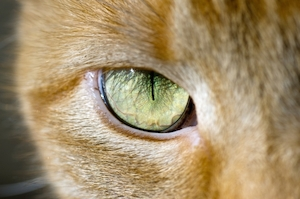
#> input picture demosaic/data/cat.jpg, 300 x 199 px, found by its file name
$ python convolve2d.py
#> lines starting #> are read from the running program, lines starting #| are printed output that depends on the picture
import numpy as np
import matplotlib.pyplot as plt
from PIL import Image
from scipy.signal import convolve2d

img = Image.open('cat.jpg').convert('L')
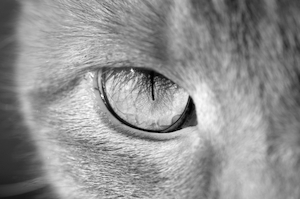
#> img: PIL image 300x199 L; min 0, max 253, mean 145.1
img = np.array(img, dtype=float)
#> img: shape (199, 300) float64

# Kernel for gradient in X direction
horizontal_prewitt = np.array([[-1, 0, 1],
                               [-1, 0, 1],
                               [-1, 0, 1]])

# Kernel for gradient in Y direction
vertical_prewitt = np.array([[1, 1, 1],
                             [0, 0, 0],
                             [-1, -1, -1]])

# 5x5 Kernel (5x5 of ones then divide by 25 to average)
average_grid = np.ones((5,5), dtype=float)/25

horizontal_grad = convolve2d(img, horizontal_prewitt, boundary='symm', mode='same')
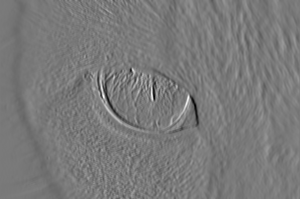
#> horizontal_grad: shape (199, 300) float64; min -508, max 551, mean -0.7; drawn with min black and max white
vertical_grad = convolve2d(img, vertical_prewitt, boundary='symm', mode='same')
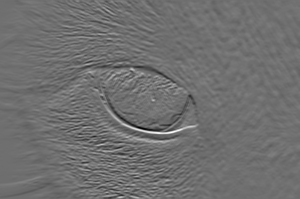
#> vertical_grad: shape (199, 300) float64; min -491, max 628, mean 0.5; drawn with min black and max white
average_grad = convolve2d(img, average_grid, boundary='symm', mode='same')
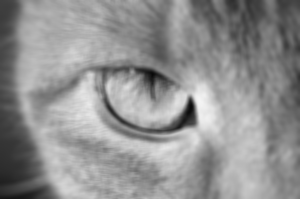
#> average_grad: shape (199, 300) float64; min 8.88, max 244.4, mean 145.1

plt.figure(figsize=(12,4))

plt.subplot(1,3,1)
plt.imshow(horizontal_grad, cmap='gray')
plt.title('Gradient along X')

plt.subplot(1,3,2)
plt.imshow(vertical_grad, cmap='gray')
plt.title('Gradient along Y')

plt.subplot(1,3,3)
plt.imshow(average_grad, cmap='gray')
plt.title('5x5 Average Filter')

plt.tight_layout()
plt.show()

$ run again, with demosaic/data/squirrel.jpg copied over demosaic/data/cat.jpg
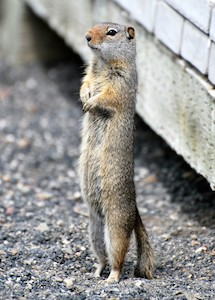
#> input picture demosaic/data/squirrel.jpg, 215 x 300 px, found by its file name
#> `vertical_grad = convolve2d(img, vertical_prewitt, boundary='symm', mod..`:
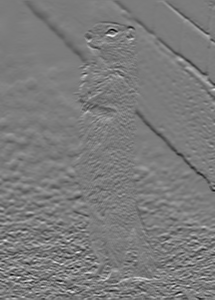
#> vertical_grad: shape (300, 215) float64; min -697, max 738, mean -1.2; drawn with min black and max white
#> `average_grad = convolve2d(img, average_grid, boundary='symm', mode='sa..`:
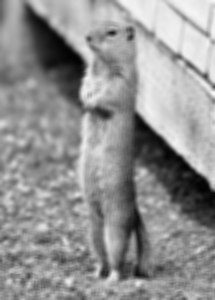
#> average_grad: shape (300, 215) float64; min 3.04, max 251.2, mean 146.4
